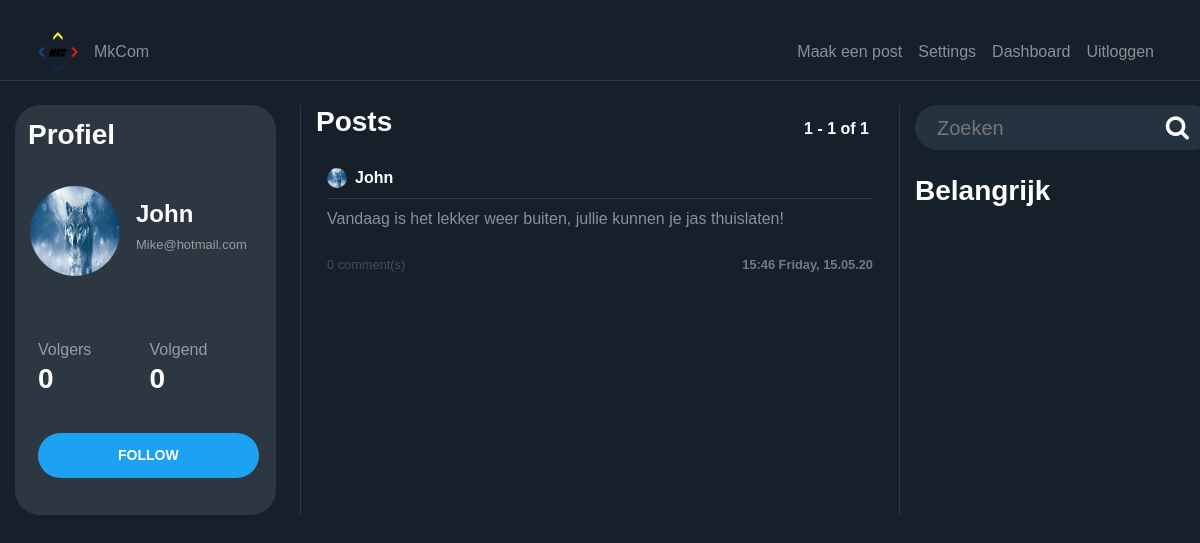
Page /user/John (signed in) on the committed database.
### users/models.py (models this page shows, shortened)
class Profile(models.Model):
    user = models.OneToOneField(User, on_delete=models.CASCADE)
    image = models.ImageField(default='default.png', upload_to='profile_pics')
    @property
    def followers(self):
        return Follow.objects.filter(follow_user=self.user).count()
    @property
    def following(self):
        return Follow.objects.filter(user=self.user).count()

### blog/models.py (models this page shows, shortened)
class Post(models.Model):
    content = models.TextField(max_length=1000)
    date_posted = models.DateTimeField(default=timezone.now)
    author = models.ForeignKey(User, on_delete=models.CASCADE)
    @property
    def number_of_comments(self):
        return Comment.objects.filter(post_connected=self).count()

### blog/views.py (the view, shortened to what this page needs)
# urls.py: path('user/<str:username>', UserPostListView.as_view(), name='user-posts'),
class UserPostListView(LoginRequiredMixin, ListView):
    model = Post
    template_name = 'blog/user_posts.html'
    context_object_name = 'posts'
    paginate_by = PAGINATION_COUNT
    def visible_user(self):
        return get_object_or_404(User, username=self.kwargs.get('username'))
    def get_context_data(self, **kwargs):
        visible_user = self.visible_user()
        logged_user = self.request.user
        print(logged_user.username == '', file=sys.stderr)
        if logged_user.username == '' or logged_user is None:
            can_follow = False
        else:
            can_follow = (Follow.objects.filter(user=logged_user,
                                                follow_user=visible_user).count() == 0)
        data = super().get_context_data(**kwargs)
        data['user_profile'] = visible_user
        data['can_follow'] = can_follow
        return data
    def get_queryset(self):
        user = self.visible_user()
        return Post.objects.filter(author=user).order_by('-date_posted')

### blog/templates/blog/user_posts.html
{% extends "blog/home.html" %}

### blog/templates/blog/home.html (shortened to what this page needs)
{% extends "blog/base.html" %}
{% load static %}
{% block content %}
<div class="row">
    <div class="col-12 col-md-3 pr-4 dont-move">
        <div class="profile-section">
            <h3 class="white-important p-2">
                Profiel
            </h3>
            <article class="media content-section" style="height: 140px; width: 100%">
                {%  if user_profile != None %}
                <div class="mt-2 d-flex full-width align-items-center">
                    <img class="rounded-circle mr-3 img-fluid"
                         style="width: 90px; height: 90px;"
                         src="{{ user_profile.profile.image.url }}">
                    <div>
                        <h4 style="text-align: left"
                            class="white-important">
                            {{ user_profile.username }}
                        </h4>
                        <h6 style="text-align: left"
                            class="email-profile">
                            {{ user.email }}
                        </h6>
                    </div>
                </div>
                {%  endif %}
            </article>
            <article class="media content-section">
                <div class="row full-width pl-2">
                    <div class="col-6">
                        Volgers
                    </div>
                    <div class="col-6">
                        Volgend
                    </div>
                    {%  if user_profile != None %}
                    <div class="col-6">
                        <h3 class="white-important follow-click">
                            <a href="{% url 'user-followers' user_profile.username %}">
                                {{ user_profile.profile.followers }}
                            </a>
                        </h3>
                    </div>
                    <div class="col-6">
                        <a href="{% url 'user-follows' user_profile.username %}">
                            <h3 class="white-important follow-click">
                                {{ user_profile.profile.following }}
                            </h3>
                        </a>
                    </div>
                    {%  endif %}
                </div>
            </article>
            <div class="d-flex">
                {%  if user_profile is not None and user_profile.id != user.id  and user.username != '' %}
                <form method="POST">
                    <div class="form-group">
                        <button style="margin-left: 18px" class="btn btn-sm btn-outline-primary"
                                name="{% if can_follow %}follow{% else %}unfollow{% endif %}"
                                type="submit">
                            {% if can_follow %}
                            FOLLOW
                            {% else %}
                            UNFOLLOW
                            {% endif %}
                        </button>
                    </div>
                </form>
                {% endif %}
            </div>
        </div>
    </div>
    <div class="col-12 col-md-6 scrollable">
        <div class="full-width row">
            <div class="col-6">
                <h3 class="white-important mb-3">
                    Posts
                </h3>
            </div>
            <div class="col-6 no-padding">
                <h6 style="position: absolute; bottom: 0; right: 0"
                    class="white-important mb-3">
                    {{ page_obj.start_index }} - {{ page_obj.end_index }} of
                    {{ paginator.count }}
                </h6>
            </div>
        </div>
        {% for post in posts %}
        <article class="media content-section hovered-tweet">
            <div style="width: 100%; word-break: break-all;">
                <div class="pb-2 row m-0" style="width: 100%; margin-right: 0 !important;">
                    <div style="padding-left: 0px !important;"
                         class="col-8 no-padding d-flex align-items-center">
                        <img class="rounded-circle mr-2"
                             style="width: 20px; height: 20px;"
                             src="{{ post.author.profile.image.url }}">
                        <a class="mr-2 white-important" href="{% url 'user-posts' post.author %}">
                            {{ post.author }}
                        </a>
                    </div>
                    <div class="col-4 d-flex flex-row-reverse no-padding align-items-center"
                         style="padding-right: 0 !important;">
                    </div>
                </div>
                <div class="mb-2"
                     style="width: 100%; height: 1px; background-color: rgba(255, 255, 255, 0.1)"></div>
                <a style="color: rgba(255, 255, 255, 0.5) !important;"
                   href="{% url 'post-detail' post.id %}">
                    <p class="mb-4">
                        {{ post.content }}
                    </p>
                    <div class="row">
                        <div class="col-6">
                            <small style="opacity: 0.4;">
                                {{ post.number_of_comments }} comment(s)
                            </small>
                        </div>
                        <div class="col-6">
                            <small style="opacity: 0.4;"
                                   class="white-important d-flex full-width flex-row-reverse">
                                {{ post.date_posted | date:"H:i l, d.m.y" }}
                            </small>
                        </div>
                    </div>
                </a>
            </div>
        </article>
        {% endfor %}
    </div>
    <div class="col-12 col-md-3 dont-move">
        <form action="{% url 'search' %}" method="post">
            <div class="search-container">
                <div class="search">
                    <input required name="search" type="text" id="zip-code-input" placeholder="Zoeken">
                    <button type="submit" style="border:0; background: transparent;"><i class="fa fa-search"></i> </button> </a>
        </form>
    </div>
</div>
<h3 class="white-important mb-3 mt-4"> Belangrijk </h3>
        </div>
    </div>
{% endblock content %}

### blog/static/blog/main.css (style rules this page uses)
:root { --muted-color: rgba(255, 255, 255, 0.5); }
body { background: #15202b; color: var(--muted-color); margin-top: 5rem; }
h1, h2, h3, h4, h5, h6 { color: var(--muted-color); }
.content-section { padding: 10px 10px; margin-bottom: 20px; }
.no-padding { padding: 0 !important; }
a { color: white; text-underline: none; text-decoration: none !important; }
article { border-radius: 4px; }
.white-important { color: white; font-weight: bold; }
.full-width { width: 100% }
.btn-outline-primary { border-color: white; color: white !important; padding: 12px 80px 12px 80px; font-weight: bold; background-color: #1da1f2; border:0; border-radius: 25px; }
.hovered-tweet { cursor: pointer; }
.hovered-tweet { border: 1px solid transparent; }
.profile-section { background-color: #2d3741; padding: 5px; border-radius: 25px; }
.dont-move { position:; }
.scrollable { overflow-y: auto; border-left: 1px solid #2d3741; border-right: 1px solid #2d3741; }
.email-profile { font-size: 13px; outline: hidden; }

### blog/static/blog/style.css (style rules this page uses)
body { font-family: Arial, Helvetica, sans-serif; height: 100vh; margin: 0; padding: 0; }
.search-container { width: 300px; height: 45px; background-color: #253341; border-radius: 30px; display: flex; }
.search-container input { width: 100%; font-size: 20px; background-color: transparent; border: 0; color: white; }
.search-container .search { flex-grow: 1; display: flex; align-items: center; padding-left: 20px; padding-right: 20px; }
.search i { font-size: 25px; color: white; }
.search i { cursor: pointer; }

### rows in the picture
Post: author.profile.image (picture), author "John", content "Vandaag is het lekker weer buiten, jullie kunnen je jas thuislaten!", number_of_comments "0", date_posted "15:46 Friday, 15.05.20"

### other values in the picture
{{ user_profile.username }} "John"
{{ user.email }} "Mike@hotmail.com"
{{ user_profile.profile.followers }} "0"
{{ user_profile.profile.following }} "0"
{{ page_obj.start_index }} "1"
{{ page_obj.end_index }} "1"
{{ paginator.count }} "1"
